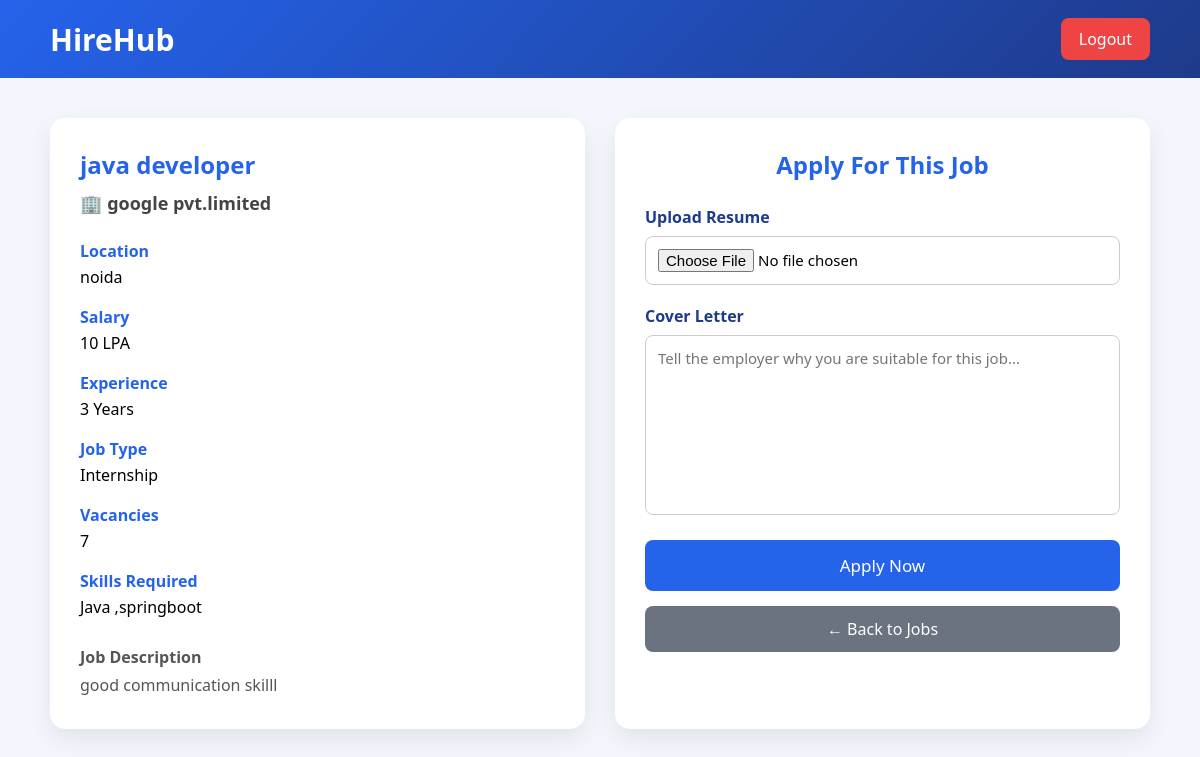
Screenshot of /jobseeker/job/apply/1/ (signed in) with the database file from the repository.
### employer/models.py (models this page shows, shortened)
class Job(models.Model):
    employer = models.ForeignKey(
        Employerreg,
        on_delete=models.CASCADE
    )
    job_title = models.CharField(max_length=100)
    company_name = models.CharField(max_length=100)
    location = models.CharField(max_length=100)
    salary = models.CharField(max_length=50)
    experience = models.CharField(max_length=50)
    job_type = models.CharField(max_length=50)
    vacancies = models.IntegerField()
    skills = models.TextField()
    description = models.TextField()
    posted_on = models.DateTimeField(auto_now_add=True)

### jobseeker/views.py (the view, shortened to what this page needs)
# urls.py: path("job/apply/<int:job_id>/",views.applyjob,name="applyjob"),
def applyjob(request, job_id):
    if "jsid" not in request.session:
        return redirect("jobseekerlogin")
    js = Jobseekerreg.objects.get(
        email=request.session["jsid"]
    )
    job = Job.objects.get(id=job_id)
    context = {
        "job": job
    }
    return render(
        request,
        "jobseeker/applyjob.html",
        context
    )

### jobseeker/templates/jobseeker/applyjob.html (shortened to what this page needs)
<!DOCTYPE html>
<html lang="en">
<head>
</head>
<body>
<div class="header">
<h2>HireHub</h2>
<a href="#">
Logout
</a>
</div>
<div class="container">
<div class="job-card">
<h2>{{ job.job_title }}</h2>
<div class="company">
🏢 {{ job.company_name }}
</div>
<div class="info">
<strong>Location</strong>
{{ job.location }}
</div>
<div class="info">
<strong>Salary</strong>
{{ job.salary }}
</div>
<div class="info">
<strong>Experience</strong>
{{ job.experience }}
</div>
<div class="info">
<strong>Job Type</strong>
{{ job.job_type }}
</div>
<div class="info">
<strong>Vacancies</strong>
{{ job.vacancies }}
</div>
<div class="info">
<strong>Skills Required</strong>
{{ job.skills }}
</div>
<div class="description">
<strong>Job Description</strong>
<p>
{{ job.description }}
</p>
</div>
</div>
<div class="form-box">
<h2>Apply For This Job</h2>
<form method="POST" enctype="multipart/form-data">
<div class="form-group">
<label>Upload Resume</label>
<input
type="file"
name="resume"
required>
</div>
<div class="form-group">
<label>Cover Letter</label>
<textarea
name="cover_letter"
placeholder="Tell the employer why you are suitable for this job..."
required></textarea>
</div>
<button type="submit">
Apply Now
</button>
<a href="{% url 'viewjobs' %}" class="back">
← Back to Jobs
</a>
</form>
</div>
</div>
</body>
</html>

### jobseeker/templates/jobseeker/applyjob.html (style rules this page uses)
* { margin:0; padding:0; box-sizing:border-box; font-family:'Segoe UI',sans-serif; }
body { background:#f3f7fd; }
.header { background:linear-gradient(135deg,#2563eb,#1e3a8a); color:white; padding:18px 50px; display:flex; justify-content:space-between; align-items:center; }
.header h2 { font-size:30px; }
.header a { text-decoration:none; color:white; background:#ef4444; padding:10px 18px; border-radius:8px; transition:.3s; }
.container { width:92%; max-width:1100px; margin:40px auto; display:grid; grid-template-columns:1fr 1fr; gap:30px; }
.job-card { background:white; padding:30px; border-radius:15px; box-shadow:0 10px 25px rgba(0,0,0,.08); }
.job-card h2 { color:#2563eb; margin-bottom:10px; }
.company { font-size:18px; font-weight:600; color:#444; margin-bottom:25px; }
.info { margin-bottom:18px; }
.info strong { display:block; color:#2563eb; margin-bottom:4px; }
.description { margin-top:25px; line-height:28px; color:#555; }
.form-box { background:white; padding:30px; border-radius:15px; box-shadow:0 10px 25px rgba(0,0,0,.08); }
.form-box h2 { text-align:center; margin-bottom:25px; color:#2563eb; }
.form-group { margin-bottom:20px; }
.form-group label { display:block; margin-bottom:8px; font-weight:600; color:#1e3a8a; }
.form-group input, .form-group textarea { width:100%; padding:12px; border:1px solid #ccc; border-radius:8px; font-size:15px; }
.form-group textarea { resize:none; height:180px; }
button { width:100%; padding:14px; background:#2563eb; color:white; border:none; border-radius:8px; font-size:17px; cursor:pointer; transition:.3s; }
.back { display:block; margin-top:15px; text-align:center; text-decoration:none; background:#6b7280; color:white; padding:12px; border-radius:8px; transition:.3s; }

### rows the page displays
Job: job_title "java developer", company_name "google pvt.limited", location "noida", salary "10 LPA", experience "3 Years", job_type "Internship", vacancies "7", skills "Java ,springboot", description "good communication skilll"
